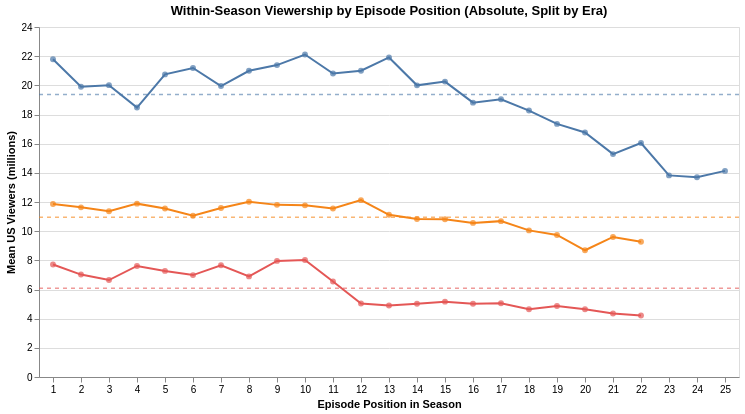

The notebook cell saved with this chart:
### Code cell
# Mean viewership by episode position, split by era (NOT normalized, absolute values)
pos_era_abs = (
    df.groupby(["era", "number_in_season"])["us_viewers_in_millions"]
    .agg(["mean", "count"])
    .reset_index()
)
pos_era_abs = pos_era_abs[pos_era_abs["count"] >= 3]

# Era averages for horizontal reference lines
era_avgs = df.groupby("era")["us_viewers_in_millions"].mean().reset_index()
era_avgs.columns = ["era", "era_mean"]

era_domain = ["Golden Age (S1-8)", "Middle (S9-18)", "Later (S19-27)"]
era_colors = ["#4c78a8", "#f58518", "#e45756"]

q5f_abs_lines = (
    alt.Chart(pos_era_abs)
    .mark_line(strokeWidth=2)
    .encode(
        x=alt.X(
            "number_in_season:O",
            title="Episode Position in Season",
            axis=alt.Axis(labelAngle=0),
        ),
        y=alt.Y("mean:Q", title="Mean US Viewers (millions)"),
        color=alt.Color(
            "era:N",
            scale=alt.Scale(domain=era_domain, range=era_colors),
            title="Era",
        ),
        tooltip=[
            alt.Tooltip("era:N", title="Era"),
            alt.Tooltip("number_in_season:O", title="Episode"),
            alt.Tooltip("mean:Q", title="Mean Viewers (M)", format=".2f"),
            alt.Tooltip("count:Q", title="Seasons"),
        ],
    )
)

q5f_abs_points = (
    alt.Chart(pos_era_abs)
    .mark_point(filled=True, size=35)
    .encode(
        x=alt.X("number_in_season:O", axis=alt.Axis(labelAngle=0)),
        y=alt.Y("mean:Q"),
        color=alt.Color(
            "era:N",
            scale=alt.Scale(domain=era_domain, range=era_colors),
            title="Era",
        ),
    )
)

q5f_abs_era_refs = (
    alt.Chart(era_avgs)
    .mark_rule(strokeDash=[4, 4], opacity=0.6, strokeWidth=1.5)
    .encode(
        y=alt.Y("era_mean:Q"),
        color=alt.Color(
            "era:N",
            scale=alt.Scale(domain=era_domain, range=era_colors),
            legend=None,
        ),
    )
)

(q5f_abs_lines + q5f_abs_points + q5f_abs_era_refs).properties(
    width=700,
    height=350,
    title="Within-Season Viewership by Episode Position (Absolute, Split by Era)",
)

### Figure 1 — Vega-Lite specification as saved in the notebook (floating-point values rounded to 4 significant figures)
{"config": {"view": {"continuousWidth": 300, "continuousHeight": 300}}, "layer": [{"mark": {"type": "line", "strokeWidth": 2}, "encoding": {"color": {"field": "era", "scale": {"domain": ["Golden Age (S1-8)", "Middle (S9-18)", "Later (S19-27)"], "range": ["#4c78a8", "#f58518", "#e45756"]}, "title": "Era", "type": "nominal"}, "tooltip": [{"field": "era", "title": "Era", "type": "nominal"}, {"field": "number_in_season", "title": "Episode", "type": "ordinal"}, {"field": "mean", "format": ".2f", "title": "Mean Viewers (M)", "type": "quantitative"}, {"field": "count", "title": "Seasons", "type": "quantitative"}], "x": {"axis": {"labelAngle": 0}, "field": "number_in_season", "title": "Episode Position in Season", "type": "ordinal"}, "y": {"field": "mean", "title": "Mean US Viewers (millions)", "type": "quantitative"}}}, {"mark": {"type": "point", "filled": true, "size": 35}, "encoding": {"color": {"field": "era", "scale": {"domain": ["Golden Age (S1-8)", "Middle (S9-18)", "Later (S19-27)"], "range": ["#4c78a8", "#f58518", "#e45756"]}, "title": "Era", "type": "nominal"}, "x": {"axis": {"labelAngle": 0}, "field": "number_in_season", "type": "ordinal"}, "y": {"field": "mean", "type": "quantitative"}}}, {"data": {"name": "data-7a3711ffc58f1d9fb36ac0dcb355d840"}, "mark": {"type": "rule", "opacity": 0.6, "strokeDash": [4, 4], "strokeWidth": 1.5}, "encoding": {"color": {"field": "era", "legend": null, "scale": {"domain": ["Golden Age (S1-8)", "Middle (S9-18)", "Later (S19-27)"], "range": ["#4c78a8", "#f58518", "#e45756"]}, "type": "nominal"}, "y": {"field": "era_mean", "type": "quantitative"}}}], "data": {"name": "data-d2659656b867a880908c8fd0f8d15a61"}, "height": 350, "title": "Within-Season Viewership by Episode Position (Absolute, Split by Era)", "width": 700, "$schema": "https://vega.github.io/schema/vega-lite/v6.1.0.json", "datasets": {"data-d2659656b867a880908c8fd0f8d15a61": [{"era": "Golden Age (S1-8)", "number_in_season": 1, "mean": 21.79, "count": 8}, {"era": "Golden Age (S1-8)", "number_in_season": 2, "mean": 19.9, "count": 8}, {"era": "Golden Age (S1-8)", "number_in_season": 3, "mean": 20.01, "count": 8}, {"era": "Golden Age (S1-8)", "number_in_season": 4, "mean": 18.48, "count": 8}, {"era": "Golden Age (S1-8)", "number_in_season": 5, "mean": 20.75, "count": 8}, {"era": "Golden Age (S1-8)", "number_in_season": 6, "mean": 21.19, "count": 8}, {"era": "Golden Age (S1-8)", "number_in_season": 7, "mean": 19.95, "count": 8}, {"era": "Golden Age (S1-8)", "number_in_season": 8, "mean": 21.0, "count": 8}, {"era": "Golden Age (S1-8)", "number_in_season": 9, "mean": 21.39, "count": 8}, {"era": "Golden Age (S1-8)", "number_in_season": 10, "mean": 22.11, "count": 8}, {"era": "Golden Age (S1-8)", "number_in_season": 11, "mean": 20.81, "count": 8}, {"era": "Golden Age (S1-8)", "number_in_season": 12, "mean": 21.0, "count": 8}, {"era": "Golden Age (S1-8)", "number_in_season": 13, "mean": 21.91, "count": 8}, {"era": "Golden Age (S1-8)", "number_in_season": 14, "mean": 20.0, "count": 7}, {"era": "Golden Age (S1-8)", "number_in_season": 15, "mean": 20.26, "count": 7}, {"era": "Golden Age (S1-8)", "number_in_season": 16, "mean": 18.81, "count": 7}, {"era": "Golden Age (S1-8)", "number_in_season": 17, "mean": 19.04, "count": 7}, {"era": "Golden Age (S1-8)", "number_in_season": 18, "mean": 18.27, "count": 7}, {"era": "Golden Age (S1-8)", "number_in_season": 19, "mean": 17.36, "count": 7}, {"era": "Golden Age (S1-8)", "number_in_season": 20, "mean": 16.76, "count": 7}, {"era": "Golden Age (S1-8)", "number_in_season": 21, "mean": 15.29, "count": 7}, {"era": "Golden Age (S1-8)", "number_in_season": 22, "mean": 16.04, "count": 7}, {"era": "Golden Age (S1-8)", "number_in_season": 23, "mean": 13.82, "count": 4}, {"era": "Golden Age (S1-8)", "number_in_season": 24, "mean": 13.7, "count": 4}, {"era": "Golden Age (S1-8)", "number_in_season": 25, "mean": 14.13, "count": 3}, {"era": "Middle (S9-18)", "number_in_season": 1, "mean": 11.86, "count": 10}, {"era": "Middle (S9-18)", "number_in_season": 2, "mean": 11.63, "count": 10}, {"era": "Middle (S9-18)", "number_in_season": 3, "mean": 11.36, "count": 10}, {"era": "Middle (S9-18)", "number_in_season": 4, "mean": 11.89, "count": 10}, {"era": "Middle (S9-18)", "number_in_season": 5, "mean": 11.55, "count": 10}, {"era": "Middle (S9-18)", "number_in_season": 6, "mean": 11.06, "count": 10}, {"era": "Middle (S9-18)", "number_in_season": 7, "mean": 11.58, "count": 10}, {"era": "Middle (S9-18)", "number_in_season": 8, "mean": 12.02, "count": 10}, {"era": "Middle (S9-18)", "number_in_season": 9, "mean": 11.8, "count": 10}, {"era": "Middle (S9-18)", "number_in_season": 10, "mean": 11.77, "count": 10}, {"era": "Middle (S9-18)", "number_in_season": 11, "mean": 11.55, "count": 10}, {"era": "Middle (S9-18)", "number_in_season": 12, "mean": 12.13, "count": 10}, {"era": "Middle (S9-18)", "number_in_season": 13, "mean": 11.12, "count": 10}, {"era": "Middle (S9-18)", "number_in_season": 14, "mean": 10.83, "count": 10}, {"era": "Middle (S9-18)", "number_in_season": 15, "mean": 10.82, "count": 10}, {"era": "Middle (S9-18)", "number_in_season": 16, "mean": 10.57, "count": 10}, {"era": "Middle (S9-18)", "number_in_season": 17, "mean": 10.69, "count": 10}, {"era": "Middle (S9-18)", "number_in_season": 18, "mean": 10.05, "count": 10}, {"era": "Middle (S9-18)", "number_in_season": 19, "mean": 9.742, "count": 10}, {"era": "Middle (S9-18)", "number_in_season": 20, "mean": 8.691, "count": 10}, {"era": "Middle (S9-18)", "number_in_season": 21, "mean": 9.605, "count": 10}, {"era": "Middle (S9-18)", "number_in_season": 22, "mean": 9.271, "count": 8}, {"era": "Later (S19-27)", "number_in_season": 1, "mean": 7.711, "count": 9}, {"era": "Later (S19-27)", "number_in_season": 2, "mean": 7.023, "count": 9}, {"era": "Later (S19-27)", "number_in_season": 3, "mean": 6.648, "count": 9}, {"era": "Later (S19-27)", "number_in_season": 4, "mean": 7.616, "count": 9}, {"era": "Later (S19-27)", "number_in_season": 5, "mean": 7.276, "count": 9}, {"era": "Later (S19-27)", "number_in_season": 6, "mean": 6.988, "count": 9}, {"era": "Later (S19-27)", "number_in_season": 7, "mean": 7.66, "count": 9}, {"era": "Later (S19-27)", "number_in_season": 8, "mean": 6.898, "count": 9}, {"era": "Later (S19-27)", "number_in_season": 9, "mean": 7.962, "count": 9}, {"era": "Later (S19-27)", "number_in_season": 10, "mean": 8.023, "count": 9}, {"era": "Later (S19-27)", "number_in_season": 11, "mean": 6.543, "count": 9}, {"era": "Later (S19-27)", "number_in_season": 12, "mean": 5.046, "count": 9}, {"era": "Later (S19-27)", "number_in_season": 13, "mean": 4.901, "count": 9}, {"era": "Later (S19-27)", "number_in_season": 14, "mean": 5.028, "count": 9}, {"era": "Later (S19-27)", "number_in_season": 15, "mean": 5.168, "count": 9}, {"era": "Later (S19-27)", "number_in_season": 16, "mean": 5.018, "count": 9}, {"era": "Later (S19-27)", "number_in_season": 17, "mean": 5.061, "count": 9}, {"era": "Later (S19-27)", "number_in_season": 18, "mean": 4.651, "count": 9}, {"era": "Later (S19-27)", "number_in_season": 19, "mean": 4.866, "count": 9}, {"era": "Later (S19-27)", "number_in_season": 20, "mean": 4.649, "count": 9}, {"era": "Later (S19-27)", "number_in_season": 21, "mean": 4.354, "count": 8}, {"era": "Later (S19-27)", "number_in_season": 22, "mean": 4.213, "count": 7}], "data-7a3711ffc58f1d9fb36ac0dcb355d840": [{"era": "Golden Age (S1-8)", "era_mean": 19.37}, {"era": "Middle (S9-18)", "era_mean": 10.95}, {"era": "Later (S19-27)", "era_mean": 6.085}]}}
